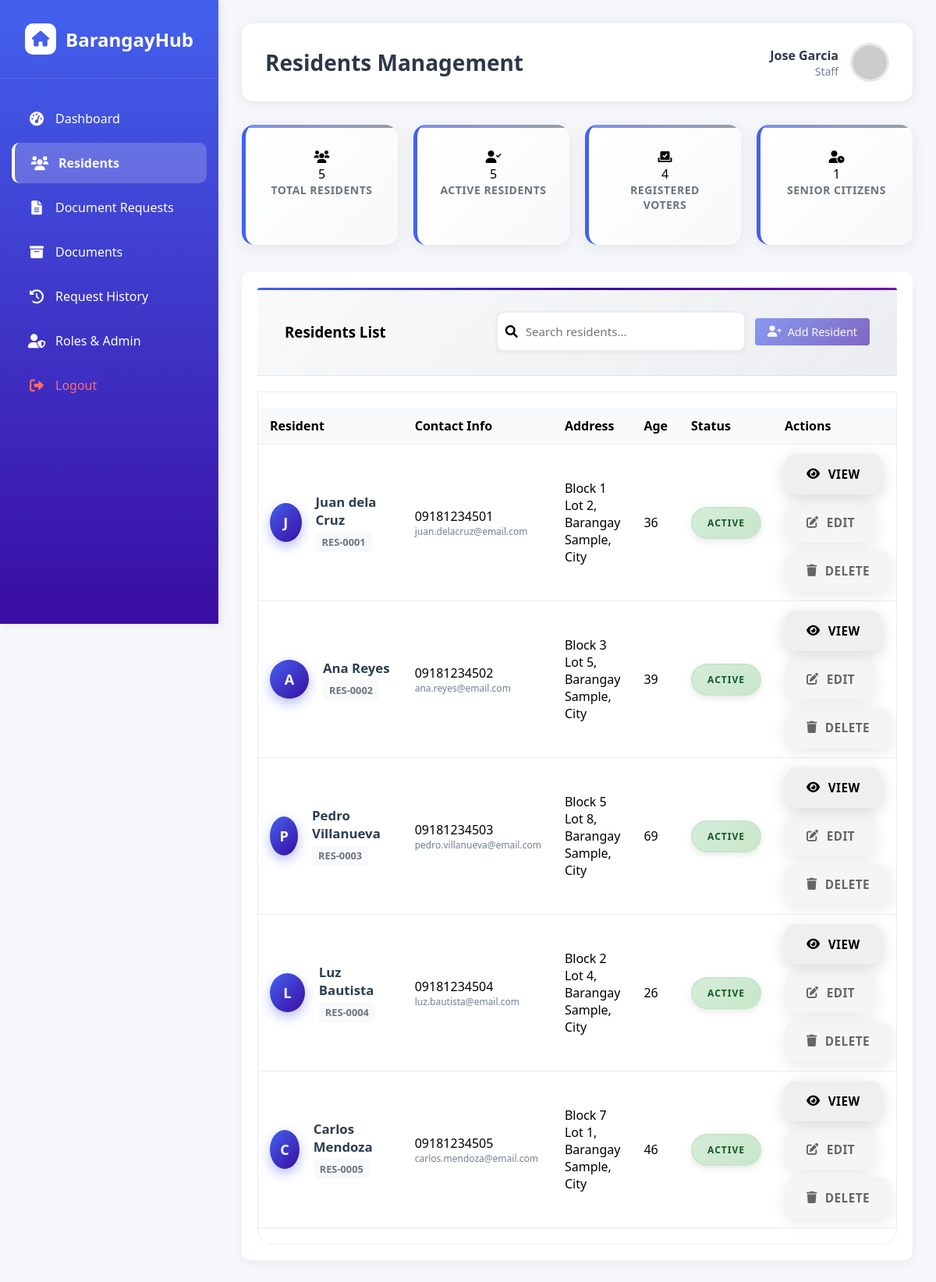
The app's page /adminsoft/pages/residents.php (signed in) with its own data.
### tables this page shows
CREATE TABLE `resident` (
  `resident_id`          INT(11)                                         NOT NULL AUTO_INCREMENT,
  `resident_code`        VARCHAR(20)                                     NOT NULL,
  `full_name`            VARCHAR(100)                                    NOT NULL,
  `email`                VARCHAR(100)                                    DEFAULT NULL,
  `birthdate`            DATE                                            DEFAULT NULL,
  `gender`               ENUM('male','female','other')                   DEFAULT NULL,
  `civil_status`         ENUM('single','married','widowed','separated')  DEFAULT 'single',
  `address`              TEXT                                            NOT NULL,
  `year_of_residency`    YEAR(4)                                         DEFAULT NULL,
  `contact_number`       VARCHAR(20)                                     NOT NULL,
  `emergency_contact`    VARCHAR(100)                                    DEFAULT NULL,
  `emergency_number`     VARCHAR(20)                                     DEFAULT NULL,
  `family_count`         INT(11)                                         DEFAULT 1,
  `monthly_income`       DECIMAL(12,2)                                   DEFAULT 0.00,
  `occupation`           VARCHAR(100)                                    DEFAULT NULL,
  `voter_status`         ENUM('yes','no')                                DEFAULT 'no',
  `senior_citizen_status` ENUM('yes','no')                               DEFAULT 'no',
  `registration_date`    DATETIME                                        DEFAULT CURRENT_TIMESTAMP,
  `STATUS`               ENUM('active','inactive')                       DEFAULT 'active',
  `created_at`           DATETIME                                        DEFAULT CURRENT_TIMESTAMP,
  `updated_at`           DATETIME                                        DEFAULT CURRENT_TIMESTAMP ON UPDATE CURRENT_TIMESTAMP,
  PRIMARY KEY (`resident_id`),
  UNIQUE KEY `resident_code`     (`resident_code`),
  KEY `idx_full_name`            (`full_name`),
  KEY `idx_contact_number`       (`contact_number`),
  KEY `idx_status`               (`STATUS`)
);

### adminsoft/pages/residents.php (the view, shortened to what this page needs)
<?php
$database = new Database();
$db = $database->getConnection();
$current_page = basename($_SERVER['PHP_SELF']);
$current_user_role = $_SESSION['role'] ?? 'Staff';
$page = isset($_GET['page']) ? (int)$_GET['page'] : 1;
$limit = 20;
$offset = ($page - 1) * $limit;
$search = isset($_GET['search']) ? trim($_GET['search']) : '';
$where_conditions = [];
$where_clause = !empty($where_conditions) ? 'WHERE ' . implode(' AND ', $where_conditions) : '';
$total_query = "SELECT COUNT(*) as total FROM resident $where_clause";
$total_stmt = $db->prepare($total_query);
$total_stmt->execute();
$total_residents = (int)$total_stmt->fetch(PDO::FETCH_ASSOC)['total'];
$query = "SELECT *,
          TIMESTAMPDIFF(YEAR, birthdate, CURDATE()) -
          (DATE_FORMAT(CURDATE(), '%m%d') < DATE_FORMAT(birthdate, '%m%d')) AS age
          FROM resident
          $where_clause
          ORDER BY created_at DESC
          LIMIT :limit OFFSET :offset";
$stmt = $db->prepare($query);
$stmt->bindValue(':limit', $limit, PDO::PARAM_INT);
$stmt->bindValue(':offset', $offset, PDO::PARAM_INT);
$stmt->execute();
$residents = $stmt->fetchAll(PDO::FETCH_ASSOC);
?>
<!DOCTYPE html>
<html lang="en">
<head>
    <link rel="stylesheet" href="../css/style.css">
    <link rel="stylesheet" href="https://cdnjs.cloudflare.com/ajax/libs/font-awesome/6.0.0/css/all.min.css">
</head>
<body>
    <div class="sidebar">
        <div class="sidebar-content">
            <div class="logo">
                <h1><i class="fas fa-home"></i> BarangayHub</h1>
            </div>
            <ul class="menu">
                <li><a href="dashboard.php" class="<?php echo $current_page == 'dashboard.php' ? 'active' : ''; ?>"><i class="fas fa-tachometer-alt"></i> Dashboard</a></li>
                <li><a href="residents.php" class="<?php echo $current_page == 'residents.php' ? 'active' : ''; ?>"><i class="fas fa-users"></i> Residents</a></li>
                <li><a href="requests.php" class="<?php echo $current_page == 'requests.php' ? 'active' : ''; ?>"><i class="fas fa-file-alt"></i> Document Requests</a></li>
                <li><a href="documents.php" class="<?php echo $current_page == 'documents.php' ? 'active' : ''; ?>"><i class="fas fa-archive"></i> Documents</a></li>
                <li><a href="history.php" class="<?php echo $current_page == 'history.php' ? 'active' : ''; ?>"><i class="fas fa-history"></i> Request History</a></li>
                           <li>
        <a href="roles.php" class="<?php echo $current_page == 'roles.php' ? 'active' : ''; ?>">
            <i class="fas fa-user-shield"></i>
            Roles & Admin
        </a>
    </li>
                <li><a href="logout.php" style="color: #ff6b6b;"><i class="fas fa-sign-out-alt"></i> Logout</a></li>
            </ul>
        </div>
    </div>
    <div class="main-content">
        <div class="header">
            <h2 id="page-title">Residents Management</h2>
            <div class="user-info">
                <div class="user-details">
                    <div class="name"><?php echo $_SESSION['first_name'] . ' ' . $_SESSION['last_name']; ?></div>
                    <div class="role"><?php echo ucfirst($_SESSION['role']); ?></div>
                </div>
                <img src="https://ui-avatars.com/api/?name=<?php echo urlencode($_SESSION['first_name'] . '+' . $_SESSION['last_name']); ?>&background=4361ee&color=fff" alt="Admin">
            </div>
        </div>
        <div class="content">
            <div class="stats-container">
                <div class="stat-card">
                    <div class="stat-icon primary">
                        <i class="fas fa-users"></i>
                    </div>
                    <div class="stat-number"><?php echo $total_residents; ?></div>
                    <div class="stat-label">Total Residents</div>
                </div>
                <div class="stat-card">
                    <div class="stat-icon success">
                        <i class="fas fa-user-check"></i>
                    </div>
                    <?php
                    $active_count_query = "SELECT COUNT(*) as count FROM resident WHERE status = 'active'";
                    $active_stmt = $db->prepare($active_count_query);
                    $active_stmt->execute();
                    $active_count = $active_stmt->fetch(PDO::FETCH_ASSOC)['count'];
                    ?>
                    <div class="stat-number"><?php echo $active_count; ?></div>
                    <div class="stat-label">Active Residents</div>
                </div>
                <div class="stat-card">
                    <div class="stat-icon warning">
                        <i class="fas fa-vote-yea"></i>
                    </div>
                    <?php
                    $voter_count_query = "SELECT COUNT(*) as count FROM resident WHERE voter_status = 'yes'";
                    $voter_stmt = $db->prepare($voter_count_query);
                    $voter_stmt->execute();
                    $voter_count = $voter_stmt->fetch(PDO::FETCH_ASSOC)['count'];
                    ?>
                    <div class="stat-number"><?php echo $voter_count; ?></div>
                    <div class="stat-label">Registered Voters</div>
                </div>
                <div class="stat-card">
                    <div class="stat-icon info">
                        <i class="fas fa-user-clock"></i>
                    </div>
                    <?php
                    $senior_count_query = "SELECT COUNT(*) as count FROM resident WHERE senior_citizen_status = 'yes'";
                    $senior_stmt = $db->prepare($senior_count_query);
                    $senior_stmt->execute();
                    $senior_count = $senior_stmt->fetch(PDO::FETCH_ASSOC)['count'];
                    ?>
                    <div class="stat-number"><?php echo $senior_count; ?></div>
                    <div class="stat-label">Senior Citizens</div>
                </div>
            </div>
            <div class="card">
                <div class="card-header">
                    <h3>Residents List</h3>
                    <div class="table-actions">
                        <div class="search-box">
                            <form method="GET" action="residents.php" id="searchForm" style="display: inline;">
                                <input type="text" name="search" id="residentSearch" class="form-control" placeholder="Search residents..." value="<?php echo htmlspecialchars($search); ?>">
                            </form>
                        </div>
                        <?php if ($current_user_role !== 'Staff'): ?>
                            <button class="btn btn-primary" onclick="openAddModal()">
                                <i class="fas fa-user-plus"></i> Add Resident
                            </button>
                        <?php else: ?>
                            <button class="btn btn-primary btn-disabled" onclick="showStaffPermissionModal('Staff members cannot add residents. Please contact your administrator.')">
                                <i class="fas fa-user-plus"></i> Add Resident
                            </button>
                        <?php endif; ?>
                    </div>
                </div>
                <div class="card-body">
                    <div class="table-container">
                        <table class="table" id="residentsTable">
                            <thead>
                                <tr>
                                    <th>Resident</th>
                                    <th>Contact Info</th>
                                    <th>Address</th>
                                    <th>Age</th>
                                    <th>Status</th>
                                    <th>Actions</th>
                                </tr>
                            </thead>
                            <tbody>
                                <?php if (count($residents) > 0): ?>
                                    <?php foreach ($residents as $resident): ?>
                                    <tr data-resident-id="<?php echo $resident['resident_id']; ?>">
                                        <td>
                                            <div class="resident-info">
                                                <div class="resident-avatar">
                                                    <?php echo strtoupper(substr($resident['full_name'], 0, 1)); ?>
                                                </div>
                                                <div>
                                                    <div class="resident-name"><?php echo htmlspecialchars($resident['full_name']); ?></div>
                                                    <div class="resident-code"><?php echo htmlspecialchars($resident['resident_code']); ?></div>
                                                </div>
                                            </div>
                                        </td>
                                        <td>
                                            <div><?php echo htmlspecialchars($resident['contact_number']); ?></div>
                                            <div style="font-size: 12px; color: #718096;"><?php echo htmlspecialchars($resident['email'] ?: 'No email'); ?></div>
                                        </td>
                                        <td><?php echo htmlspecialchars($resident['address']); ?></td>
                                        <td><?php echo !empty($resident['birthdate']) && $resident['birthdate'] != '0000-00-00' ? htmlspecialchars($resident['age'] ?? 'N/A') : 'N/A'; ?></td>
                                        <td>
                                            <span class="status status-<?php echo $resident['STATUS']; ?>">
                                                <?php echo ucfirst($resident['STATUS']); ?>
                                            </span>
                                        </td>
                                        <td>
                                            <div class="action-buttons">
                                                <button class="action-btn view" onclick="openViewModal(<?php echo $resident['resident_id']; ?>)">
                                                    <i class="fas fa-eye"></i>  View
                                                </button>
                                                <?php if ($current_user_role !== 'Staff'): ?>
                                                    <button class="action-btn edit" onclick="openEditModal(<?php echo $resident['resident_id']; ?>)">
                                                        <i class="fas fa-edit"></i>  Edit
                                                    </button>
                                                    <button class="action-btn delete" onclick="showDeleteConfirmation(<?php echo $resident['resident_id']; ?>)">
                                                        <i class="fas fa-trash"></i>  Delete
                                                    </button>
                                                <?php else: ?>
                                                    <button class="action-btn edit btn-disabled" onclick="showStaffPermissionModal('Staff members cannot edit residents. Please contact your administrator.')">
                                                        <i class="fas fa-edit"></i>  Edit
                                                    </button>
                                                    <button class="action-btn delete btn-disabled" onclick="showStaffPermissionModal('Staff members cannot delete residents. Please contact your administrator.')">
                                                        <i class="fas fa-trash"></i>  Delete
                                                    </button>
                                                <?php endif; ?>
                                            </div>
                                        </td>
                                    </tr>
                                    <?php endforeach; ?>
                                <?php endif; ?>
                            </tbody>
                        </table>
                    </div>
                </div>
            </div>
        </div>
    </div>
</body>
</html>

### records on screen
resident: full_name "J", full_name "Juan dela Cruz", resident_code "RES-0001", contact_number "09181234501", email "juan.delacruz@email.com", address "Block 1 Lot 2, Barangay Sample, City", age "36", STATUS "ACTIVE"
resident: full_name "A", full_name "Ana Reyes", resident_code "RES-0002", contact_number "09181234502", email "ana.reyes@email.com", address "Block 3 Lot 5, Barangay Sample, City", age "39", STATUS "ACTIVE"
resident: full_name "P", full_name "Pedro Villanueva", resident_code "RES-0003", contact_number "09181234503", email "pedro.villanueva@email.com", address "Block 5 Lot 8, Barangay Sample, City", age "69", STATUS "ACTIVE"
resident: full_name "L", full_name "Luz Bautista", resident_code "RES-0004", contact_number "09181234504", email "luz.bautista@email.com", address "Block 2 Lot 4, Barangay Sample, City", age "26", STATUS "ACTIVE"
resident: full_name "C", full_name "Carlos Mendoza", resident_code "RES-0005", contact_number "09181234505", email "carlos.mendoza@email.com", address "Block 7 Lot 1, Barangay Sample, City", age "46", STATUS "ACTIVE"

### other values on screen
$_SESSION['first_name'] "Jose"
$_SESSION['last_name'] "Garcia"
$_SESSION['role'] "Staff"
$total_residents "5"
$active_count "5"
$voter_count "4"
$senior_count "1"
